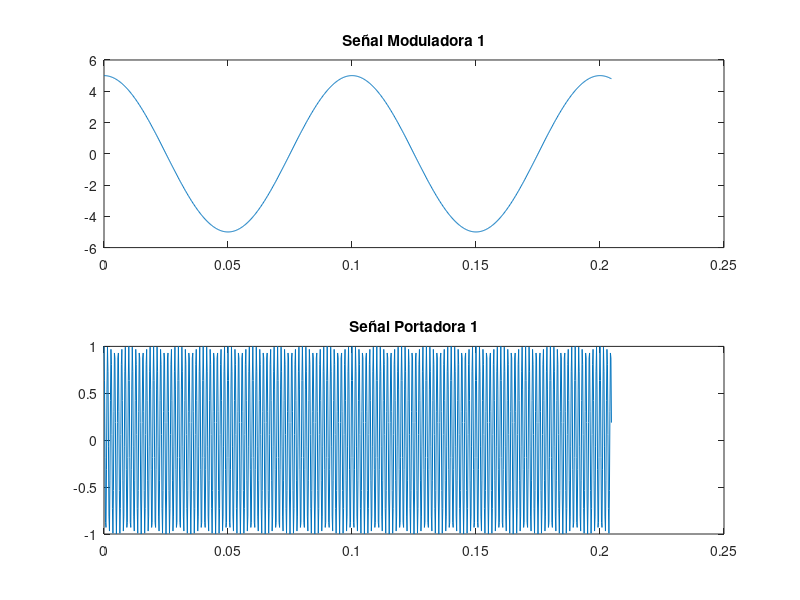

The MATLAB source for this figure: (Note: this script raises an error after producing the figure.)
%syms t2;

N=1024;
Fs=2*2500;
Ts=1/Fs;
t=(0: N-1)*Ts;

%Señal Moduladora 1 
M1=0.5;
F_mod1=10;
A_mod1=5;
S_mod1=A_mod1*cos(2*pi*F_mod1*t);
figure(1)
subplot(2,1,1); 
plot(t, S_mod1)
title("Señal Moduladora 1");

%Señal Portadora 1
%A_port=A_mod/M;
A_port1=1;
F_port1=700;
S_port1=A_port1*cos(2*pi*F_port1*t);
figure(1)
subplot(2,1,2); 
plot(t, S_port1)
title("Señal Portadora 1");

%Modulación AM 1 
AM1=ammod(S_mod1, F_port1, Fs, 0, A_port1);
figure(2)
plot(t, AM1)
title("Señal Modulada 1")

%Espectro
Y=fft(AM1);
P2 = abs(Y/N);
P1 = P2(1:N/2+1);
P1(2:end-1) = 2*P1(2:end-1);
f = Fs*(0:(N/2))/N;
figure(7)
plot(f,P1) 
title("Single-Sided Amplitude Spectrum of S(t)")
xlabel("f (Hz)")
ylabel("|P1(f)|")

%Primera señal modulada AM en el tiempo y espectro. 

%Señal Moduladora 2 
M2=0.5;
F_mod2=100;
A_mod2=10;
S_mod2=A_mod2*cos(2*pi*F_mod2*t);
figure(3)
subplot(2,1,1); 
plot(t, S_mod2)
title("Señal Moduladora 2");

%Señal Portadora 2
%A_port=A_mod/M;
A_port2=1;
F_port2=2000;
S_port2=A_port2*cos(2*pi*F_port2*t);
figure(3)
subplot(2,1,2); 
plot(t, S_port2)
title("Señal Portadora 2");

%Modulación AM 2 
AM2=ammod(S_mod2, F_port2, Fs, 0, A_port2);
figure(4)
plot(t, AM2)
title("Señal Modulada 2")

%MULTIPLEXACIÓN DE SEÑALES
Suma=AM1+AM2+7*cos(2*pi*20*t);
figure(5)
plot(t,Suma)
title("Señal Sumada AM")



%Espectro
Y=fft(AM1);
P2 = abs(Y/N);
P1 = P2(1:N/2+1);
P1(2:end-1) = 2*P1(2:end-1);
f = Fs*(0:(N/2))/N;
figure(6)
plot(f,P1) 
title("Single-Sided Amplitude Spectrum of S(t)")
xlabel("f (Hz)")
ylabel("|P1(f)|")


%Espectro
Y=fft(Suma);
P2 = abs(Y/N);
P1 = P2(1:N/2+1);
P1(2:end-1) = 2*P1(2:end-1);
f = Fs*(0:(N/2))/N;
figure(7)
plot(f,P1) 
title("Single-Sided Amplitude Spectrum of Suma(t)")
xlabel("f (Hz)")
ylabel("|P1(f)|")

%Filtrado de señal media
Wpass=[240 1200];
FiltradoBP=bandpass(Suma,Wpass,Fs);
Y=fft(FiltradoBP);
P2 = abs(Y/N);
P1 = P2(1:N/2+1);
P1(2:end-1) = 2*P1(2:end-1);
f = Fs*(0:(N/2))/N;
figure(8)
plot(f,P1) 
title("Filtrado despues de paso banda")
xlabel("f (Hz)")
ylabel("|P1(f)|")
figure(9)
plot(t,FiltradoBP);
title("Señal media filtrada en el tiempo")
demod_BP=amdemod(FiltradoBP,500,Fs);%Demudulado señal media
figure(14)
plot(t,demod_BP)
title("SEÑAL BP DEMODULADA DESPUES DE FILTRO")
Y=fft(demod_BP);
P2 = abs(Y/N);
P1 = P2(1:N/2+1);
P1(2:end-1) = 2*P1(2:end-1);
f = Fs*(0:(N/2))/N;
figure(15)
plot(f,P1) 
title("ESPECTRO DEMODULADA PB")
xlabel("f (Hz)")
ylabel("|P1(f)|")

%Filtrado de señal baja
FiltradoLP=lowpass(Suma,50,Fs);
Y=fft(FiltradoLP);
P2 = abs(Y/N);
P1 = P2(1:N/2+1);
P1(2:end-1) = 2*P1(2:end-1);
f = Fs*(0:(N/2))/N;
figure(10)
plot(f,P1) 
title("Filtrado despues de paso bajo")
xlabel("f (Hz)")
ylabel("|P1(f)|")
figure(11)

plot(t,FiltradoLP);
title("Señal baja filtrada en el tiempo")

%Filtrado de señal alta
FiltradoHP=highpass(Suma,1500,Fs);
Y=fft(FiltradoHP);
P2 = abs(Y/N);
P1 = P2(1:N/2+1);
P1(2:end-1) = 2*P1(2:end-1);
f = Fs*(0:(N/2))/N;
figure(12)
plot(f,P1) 
title("Filtrado despues de paso alto")
xlabel("f (Hz)")
ylabel("|P1(f)|")
figure(13)

plot(t,FiltradoHP);
title("Señal alta filtrada en el tiempo")
%--------------Modulacion FM----------------------

% m = Suma; %mensaje a modular
% 
% fDev = 50;
% 
% fc_fm = 10000;
% Fs=2*fc_fm;
% mi=2;
% %t = (0:1/Fs:0.01);
% 
% s_fm = fmmod(m,fc_fm,Fs,fDev);
% 
% figure(8)
% plot(t,m,'c',t,s_fm,'b--')
% xlabel('Time (s)')
% ylabel('Amplitude')
% legend('Original Signal','Modulated Signal')
% 
% 
% fm_demod = fmdemod(s_fm,fc_fm,Fs,fDev);
% 
% 
% 
% 
% %Espectro Señal demodulada FM
% Y=fft(fm_demod);
% P2 = abs(Y/N);
% P1 = P2(1:N/2+1);
% P1(2:end-1) = 2*P1(2:end-1);
% f = Fs*(0:(N/2))/N;
% figure(10)
% plot(f,P1) 
% title("Single-Sided Amplitude Spectrum of señal FM demodulada")
% xlabel("f (Hz)")
% ylabel("|P1(f)|")
% 
% figure(11)
% plot(t,m,'c',t,fm_demod,'b--')
% xlabel('Time (s)')
% ylabel('Amplitude')
% legend('Moduladora','Demodulacion FM')
